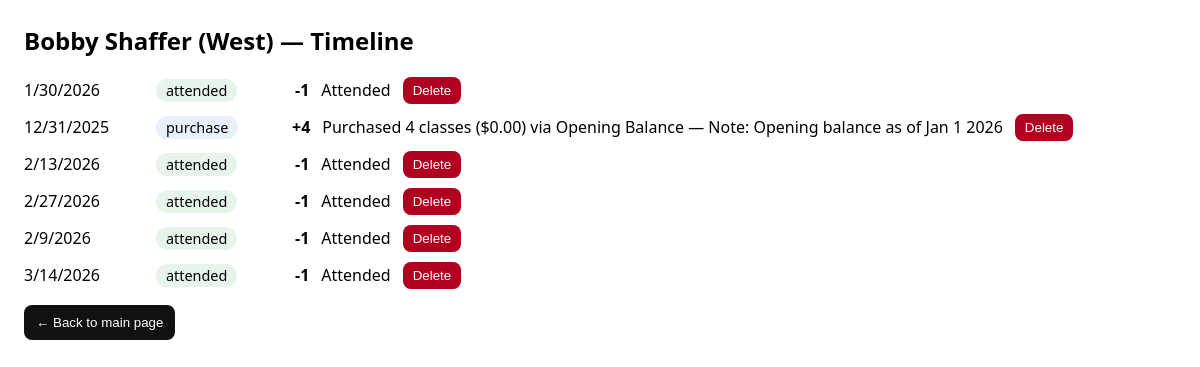
The page /timeline/19 on the database its author committed.
### tables this page shows
CREATE TABLE students (
            id INTEGER PRIMARY KEY AUTOINCREMENT,
            name TEXT NOT NULL UNIQUE,
            studio TEXT NOT NULL CHECK (studio IN ('East','West'))
        , phone TEXT, email TEXT, parents TEXT, accommodations TEXT);

CREATE TABLE attendance (
            id INTEGER PRIMARY KEY AUTOINCREMENT,
            student_id INTEGER NOT NULL,
            date TEXT NOT NULL,
            status TEXT NOT NULL CHECK (status IN ('attended','charged')),
            FOREIGN KEY(student_id) REFERENCES students(id)
        );

CREATE TABLE purchases (
    id INTEGER PRIMARY KEY AUTOINCREMENT,
    student_id INTEGER NOT NULL,
    date TEXT NOT NULL,
    classes_purchased INTEGER NOT NULL,
    cost REAL NOT NULL CHECK (cost >= 0),
    payment_method TEXT,
    note TEXT,
    FOREIGN KEY(student_id) REFERENCES students(id)
);

### app.py (the view)
@app.route("/timeline/<int:student_id>")
def timeline(student_id):
    init_db()
    con = db()
    student = con.execute("SELECT * FROM students WHERE id=?", (student_id,)).fetchone()
    purchases = con.execute("""
        SELECT id, date, classes_purchased, cost,
               COALESCE(payment_method,'') AS payment_method,
               COALESCE(note,'') AS note
        FROM purchases
        WHERE student_id=?
    """, (student_id,)).fetchall()
    attendance = con.execute("""
        SELECT id, date, status
        FROM attendance
        WHERE student_id=?
    """, (student_id,)).fetchall()
    events = []
    for p in purchases:
        label = f"Purchased {p['classes_purchased']} classes (${p['cost']:.2f})"
        if p["payment_method"].strip():
            label += f" via {p['payment_method'].strip()}"
        if p["note"].strip():
            label += f" — Note: {p['note'].strip()}"
        events.append({
            "kind": "purchase",
            "id": p["id"],
            "date": p["date"],
            "label": label,
            "classes_delta": int(p["classes_purchased"]),
        })
    for a in attendance:
        label = "Attended" if a["status"] == "attended" else "Charged / Not Attended"
        events.append({
            "kind": "attendance",
            "id": a["id"],
            "date": a["date"],
            "label": label,
            "classes_delta": -1,
        })
    kind_order = {"purchase": 0, "attendance": 1}
    events.sort(key=lambda e: (e["date"], kind_order.get(e["kind"], 9), e["id"]))
    return render_template("timeline.html", student=student, events=events)

### app.py (called while the page is built)
def db():
    conn = sqlite3.connect(DB)
    conn.row_factory = sqlite3.Row
    return conn

### templates/timeline.html (shortened to what this page needs)
<!doctype html>
<html>
<head>
</head>
<body>
  <h2>{{ student.name }} ({{ student.studio }}) — Timeline</h2>
  {% if events|length == 0 %}
    <p>No records yet.</p>
  {% else %}
    <ul>
      {% for e in events %}
        <li>
          <span class="date">{{ e.date }}</span>
          {% if e.kind == "purchase" %}
            <span class="pill purchase">purchase</span>
          {% else %}
            {% if "Charged" in e.label %}
              <span class="pill charged">charged</span>
            {% else %}
              <span class="pill attended">attended</span>
            {% endif %}
          {% endif %}
          <span class="delta">
            {% if e.classes_delta > 0 %}+{{ e.classes_delta }}{% else %}{{ e.classes_delta }}{% endif %}
          </span>
          <span>{{ e.label }}</span>
          {% if e.kind == "attendance" %}
            <form method="post" action="{{ url_for('delete_attendance', attendance_id=e.id) }}">
              <button class="danger" onclick="return confirm('Delete this attendance record?');">Delete</button>
            </form>
          {% else %}
            <form method="post" action="{{ url_for('delete_purchase', purchase_id=e.id) }}">
              <button class="danger" onclick="return confirm('Delete this purchase record?');">Delete</button>
            </form>
          {% endif %}
        </li>
      {% endfor %}
    </ul>
  {% endif %}
  <form action="{{ url_for('index') }}" method="get">
    <button class="backbtn" type="submit">← Back to main page</button>
  </form>
</body>
</html>

### templates/timeline.html (style rules this page uses)
body { font-family: system-ui, -apple-system, Segoe UI, Arial; margin: 24px; }
ul { list-style:none; padding-left:0; }
li { margin: 10px 0; display:flex; gap:12px; align-items:center; }
.date { min-width: 120px; }
.pill { padding:2px 10px; border-radius:999px; font-size:0.9rem; }
.purchase { background:#e8f0fe; }
.attended { background:#e6f4ea; }
.delta { font-weight:800; min-width: 60px; text-align:right; }
form { display:inline; margin:0; }
.danger { background:#b00020; color:white; border:0; border-radius:8px; padding:6px 10px; cursor:pointer; }
.backbtn { padding: 10px 12px; border-radius: 8px; border: 0; background: #111; color: #fff; cursor: pointer; }

### rows shown on the page
students: name "Bobby Shaffer", studio "West"
attendance: date "1/30/2026", shows "attended", classes_delta "-1", label "Attended"
purchases: date "12/31/2025", shows "purchase", classes_delta "4", label "Purchased 4 classes ($0.00) via Opening Balance — Note: Opening balance as of Jan 1 2026"
attendance: date "2/13/2026", shows "attended", classes_delta "-1", label "Attended"
attendance: date "2/27/2026", shows "attended", classes_delta "-1", label "Attended"
attendance: date "2/9/2026", shows "attended", classes_delta "-1", label "Attended"
attendance: date "3/14/2026", shows "attended", classes_delta "-1", label "Attended"
